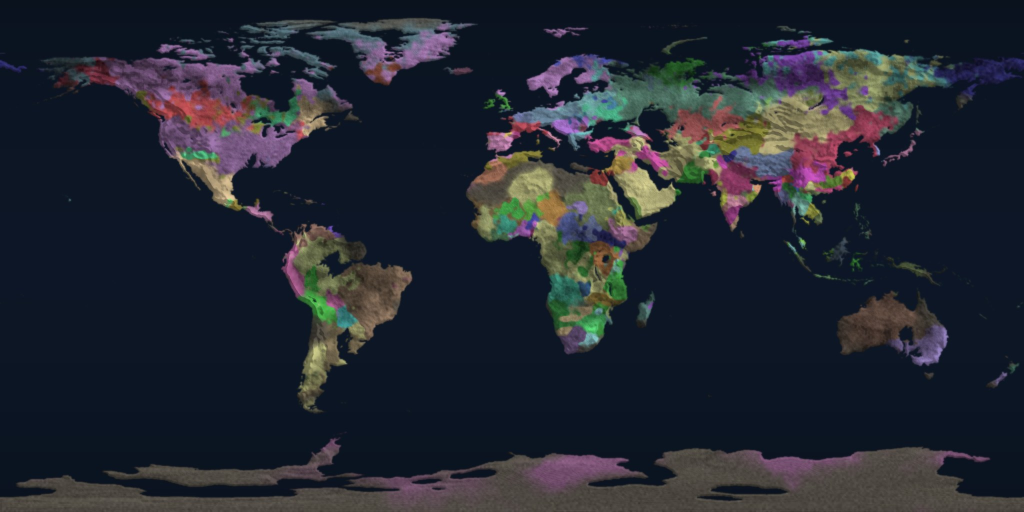
#> input picture atlas/earth_ethnicity.jpg, 2048 x 1024 px, given in place of Earth_lights.jpg, which was not available (shown at 1/2 size)
$ python siberia_lights.py ../atlas ../atlas/earth_satellite.jpg
#> lines starting #> are read from the running program, lines starting #| are printed output that depends on the picture; after the words box and inside, x2 and y2 are one past the last pixel; in counts of white or black regions, pixels touching at a corner belong together
"""Add Siberian cities (cities.tsv) and their 2240 night lights (Earth_lights.jpg).
usage: python3 -I siberia_lights.py <src AstraNovum> <dst AstraNovum>
"""
import sys, os
import numpy as np
from PIL import Image
Image.MAX_IMAGE_PIXELS = None
SRC, DST = sys.argv[1], sys.argv[2]
TB = 'bin/game/textures/bodies/'

# Real Siberian and Far Eastern cities: name, lat, lon, population today (approx., 2020s)
CITIES = [
 ("Omsk",54.9885,73.3242,1110000),("Krasnoyarsk",56.0153,92.8932,1190000),("Tyumen",57.1522,65.5272,850000),
 ("Barnaul",53.3561,83.7636,630000),("Irkutsk",52.2896,104.2806,620000),("Tomsk",56.4977,84.9744,570000),
 ("Kemerovo",55.3547,86.0873,550000),("Novokuznetsk",53.7596,87.1216,540000),("Khabarovsk",48.4802,135.0719,620000),
 ("Ulan-Ude",51.8335,107.5841,440000),("Surgut",61.2500,73.4167,400000),("Chita",52.0340,113.4994,350000),
 ("Yakutsk",62.0355,129.6755,360000),("Kurgan",55.4410,65.3411,300000),("Nizhnevartovsk",60.9344,76.5531,280000),
 ("Komsomolsk-on-Amur",50.5500,137.0000,240000),("Blagoveshchensk",50.2667,127.5333,240000),("Angarsk",52.5448,103.8885,220000),
 ("Bratsk",56.1514,101.6340,220000),("Biysk",52.5414,85.2196,190000),("Abakan",53.7212,91.4424,190000),
 ("Norilsk",69.3535,88.2027,180000),("Petropavlovsk-Kamchatsky",53.0167,158.6500,180000),("Rubtsovsk",51.5147,81.2061,140000),
 ("Novy Urengoy",66.0833,76.6333,120000),("Kyzyl",51.7191,94.4378,120000),("Achinsk",56.2694,90.4993,105000),
 ("Noyabrsk",63.1994,75.4507,105000),("Tobolsk",58.1981,68.2645,100000),("Khanty-Mansiysk",61.0042,69.0019,100000),
 ("Berdsk",54.7581,83.1072,100000),("Prokopyevsk",53.8833,86.7167,190000),("Magadan",59.5638,150.8030,90000),
 ("Minusinsk",53.7104,91.6872,70000),("Kansk",56.2050,95.7197,90000),("Ust-Ilimsk",57.9573,102.7301,80000),
 ("Nerungri",56.6600,124.7200,57000),("Belogorsk",50.9214,128.4739,65000),("Usolye-Sibirskoye",52.7500,103.6500,75000),
 ("Lesosibirsk",58.2333,92.4833,60000),("Svobodny",51.4000,128.1333,55000),("Mirny",62.5353,113.9611,35000),
 ("Salekhard",66.5300,66.6019,50000),("Lensk",60.7253,114.9278,24000),("Ust-Kut",56.7930,105.7710,40000),
 ("Severobaykalsk",55.6333,109.3167,24000),("Tynda",55.1542,124.7469,30000),("Kirensk",57.7853,108.1119,11000),
 ("Igarka",67.4667,86.5833,5000),("Dudinka",69.4058,86.1778,20000),("Turukhansk",65.7930,87.9500,5000),
 ("Olyokminsk",60.3744,120.4264,9000),("Vilyuysk",63.7553,121.6247,10000),("Aldan",58.6031,125.3894,20000),
]

# Corridors where 2240 growth strings small towns along (rail, rivers): polylines of (lat, lon)
CORRIDORS = [
 [(56.8,60.6),(57.15,65.5),(55.0,73.3),(55.03,82.96),(56.0,92.9),(56.2,95.7),(54.5,100.0),(52.3,104.3),(51.8,107.6),(52.0,113.5),(53.0,119.0),(51.0,128.0),(48.5,135.0)],  # Trans-Siberian
 [(56.15,101.6),(56.8,105.8),(55.6,109.3),(56.4,115.0),(55.15,124.7),(51.5,136.0),(50.55,137.0)],                                                  # BAM
 [(53.35,83.8),(55.03,82.96),(56.5,85.0),(58.0,82.0),(60.9,76.6),(61.25,73.4),(61.0,69.0),(63.0,67.0),(66.5,66.6)],                                 # Ob
 [(53.7,91.4),(56.0,92.9),(58.2,92.5),(61.6,90.1),(65.8,88.0),(67.5,86.6),(69.4,86.2)],                                                           # Yenisei
 [(56.8,105.8),(57.8,108.1),(60.7,114.9),(60.4,120.4),(62.0,129.7),(63.8,121.6)],                                                                 # Lena
 [(55.15,124.7),(56.66,124.7),(58.6,125.4),(62.0,129.7)],                                                                                          # AYaM / Amur-Yakutsk
 [(57.15,65.5),(58.2,68.3),(61.0,69.0)],                                                                                                           # Irtysh
 [(53.76,87.1),(53.7,91.4),(51.7,94.4)],                                                                                                           # Kuzbass-Tuva
]

def main():
    lp = os.path.join(SRC, TB + 'Earth_lights.jpg')
    L = np.array(Image.open(lp).convert('L'), np.float32)
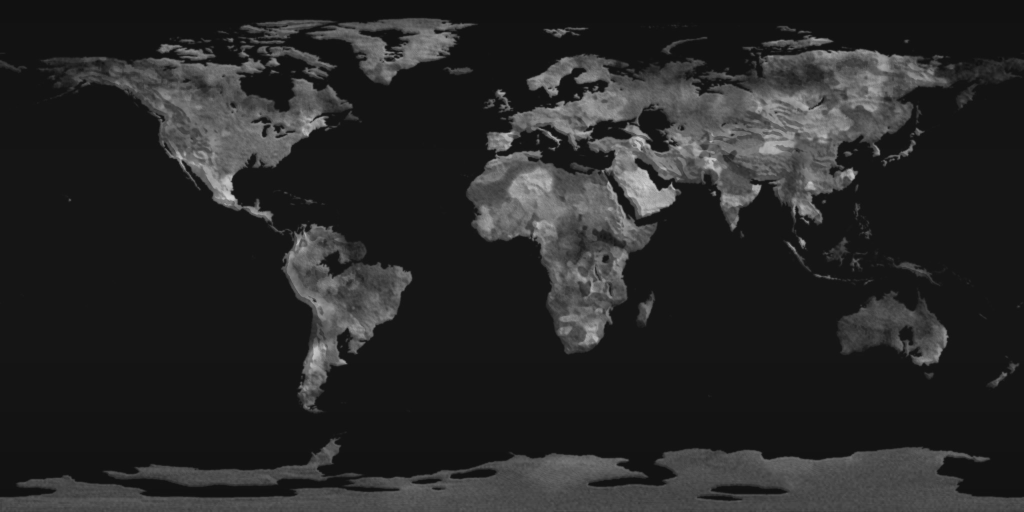
#> L: shape (1024, 2048) float32 (shown at 1/2 size); min 12, max 213, mean 39.4
    H, W = L.shape
#> H = 1024; W = 2048
    water = np.array(Image.open(os.path.join(SRC, TB + 'Earth_water.png')).convert('L').resize((W, H), Image.NEAREST)) > 127
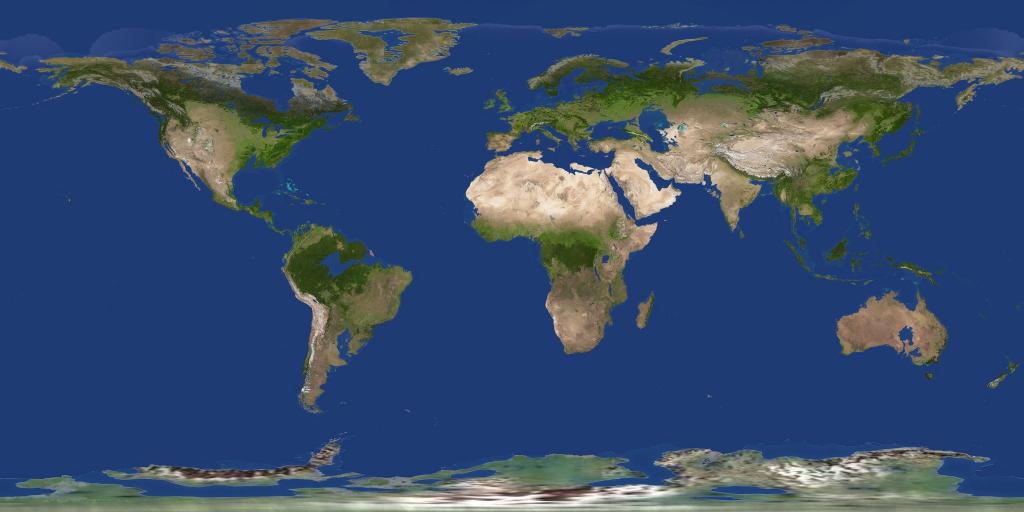
#> input picture atlas/earth_satellite.jpg, 2048 x 1024 px, given in place of Earth_water.png, which was not available (shown at 1/2 size)
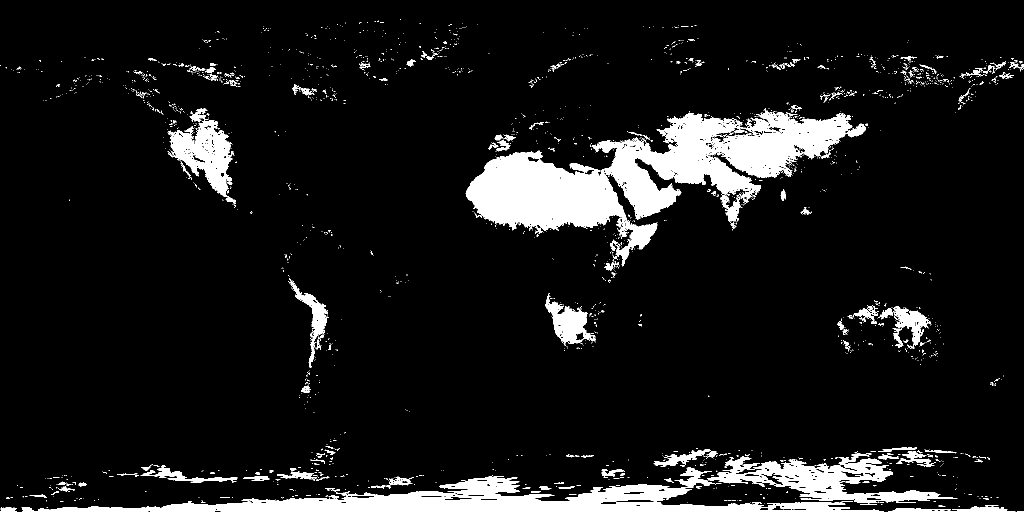
#> water: shape (1024, 2048) bool (shown at 1/2 size); 9% white; 2255 white regions (2074 under 20 px), largest, box (x1, y1, x2, y2) and area: (1184, 217, 1732, 445) 49091, (43, 935, 1768, 1024) 42596, (931, 301, 1315, 533) 37071

    def px(lat, lon): return (lon + 180) / 360 * W, (90 - lat) / 180 * H

    # calibrate against Novosibirsk (1.39 M today), already lit in the map
    nx, ny = px(55.0319, 82.9581)
#> nx = 1495.9; ny = 198.9
    ref = L[int(ny) - 6:int(ny) + 7, int(nx) - 6:int(nx) + 7].max()
#> ref = 127
    print('Novosibirsk peak', ref)
#| Novosibirsk peak 127.0

    add = np.zeros_like(L)
    rng = np.random.default_rng(2240)

    def blob(lat, lon, pop, growth):
        x, y = px(lat, lon)
        p = pop * growth
        r = 1.2 + 2.6 * (p / 1e6) ** 0.45                        # core radius, px
        peak = min(255.0, ref * (0.35 + 0.65 * min(1, (p / 1.4e6) ** 0.35)))
        n = int(8 + 60 * (p / 1e6) ** 0.6)
        # core plus scattered districts (organic, not a perfect disk)
        pts = [(x, y, peak, r)]
        for _ in range(n):
            a = rng.uniform(0, 2 * np.pi); d = abs(rng.normal(0, r * 1.6))
            pts.append((x + d * np.cos(a), y + d * np.sin(a) * 0.9, peak * rng.uniform(0.25, 0.8), r * rng.uniform(0.25, 0.6)))
        for cx, cy, pk, rr in pts:
            R = int(rr * 3) + 2
            x0, x1 = max(0, int(cx) - R), min(W, int(cx) + R + 1)
            y0, y1 = max(0, int(cy) - R), min(H, int(cy) + R + 1)
            yy, xx = np.mgrid[y0:y1, x0:x1]
            g = pk * np.exp(-((xx - cx) ** 2 + (yy - cy) ** 2) / (2 * rr * rr))
            add[y0:y1, x0:x1] = np.maximum(add[y0:y1, x0:x1], g)

    # 2240: Siberia ~3 C warmer and the destination of climate migration; bigger in the south and along rivers
    kept = []
    for name, lat, lon, pop in CITIES:
        x, y = px(lat, lon)
        if water[int(y), int(x)]:
            print('under the 2240 sea, skipped:', name); continue
        growth = 2.6 if lat < 58 else 2.0 if lat < 64 else 1.5
        blob(lat, lon, pop, growth); kept.append((name, lat, lon, pop))
#> this loop made 54 passes
#> peak in blob on passes 1 to 12: 127, 127, 127, 127, 127, 127, 127, 127, 127, 121.4, 112.3, 115.4
#> after the loop, kept = 54 items, first 6: ('Omsk', 54.99, 73.32, 1110000), ('Krasnoyarsk', 56.02, 92.89, 1190000), ('Tyumen', 57.15, 65.53, 850000), ('Barnaul', 53.36, 83.76, 630000), ('Irkutsk', 52.29, 104.3, 620000), ('Tomsk', 56.5, 84.97, 570000)

    # towns along corridors, Zipf-like sizes
    for line in CORRIDORS:
        for (a1, o1), (a2, o2) in zip(line, line[1:]):
            seg = max(1, int(np.hypot(a2 - a1, (o2 - o1) * np.cos(np.radians((a1 + a2) / 2))) / 1.1))
            for t in rng.uniform(0, 1, seg):
                bend = np.sin(t * np.pi) * rng.normal(0, 0.25)
                lat = a1 + (a2 - a1) * t + bend + rng.normal(0, 0.3)
                lon = o1 + (o2 - o1) * t + rng.normal(0, 0.5)
                x, y = px(lat, lon)
                if water[int(y) % H, int(x) % W]: continue
                pop = 4000 * (1 / rng.uniform(0.04, 1)) ** 1.1
                blob(lat, lon, min(pop, 120000), 1.0)
#> this loop made 8 passes

    # villages: scattered farm settlements of the warmer south, thicker near the corridors
    pts = [(a, o) for line in CORRIDORS for (a, o) in line]
    for _ in range(900):
        a0, o0 = pts[rng.integers(len(pts))]
        lat = a0 + rng.normal(0, 1.6); lon = o0 + rng.normal(0, 3.0)
        if lat > 62 and rng.random() < 0.7: continue
        x, y = px(lat, lon)
        if water[int(y) % H, int(x) % W]: continue
        blob(lat, lon, 1500 * (1 / rng.uniform(0.1, 1)), 1.0)

    add[water] = 0
    out = np.maximum(L, add)
    dp = os.path.join(DST, TB + 'Earth_lights.jpg')
    Image.fromarray(np.clip(out, 0, 255).astype(np.uint8), 'L').save(dp, quality=90, optimize=True)
    print('lights written', os.path.getsize(lp) // 1024, '->', os.path.getsize(dp) // 1024, 'KB')

    # cities.tsv: append the Siberian cities not already listed (today's populations, like the rest of the file)
    cp = os.path.join(DST, 'bin/game/data/earth/cities.tsv')
#> (the run stopped early here; a loop or call above may not have finished)
